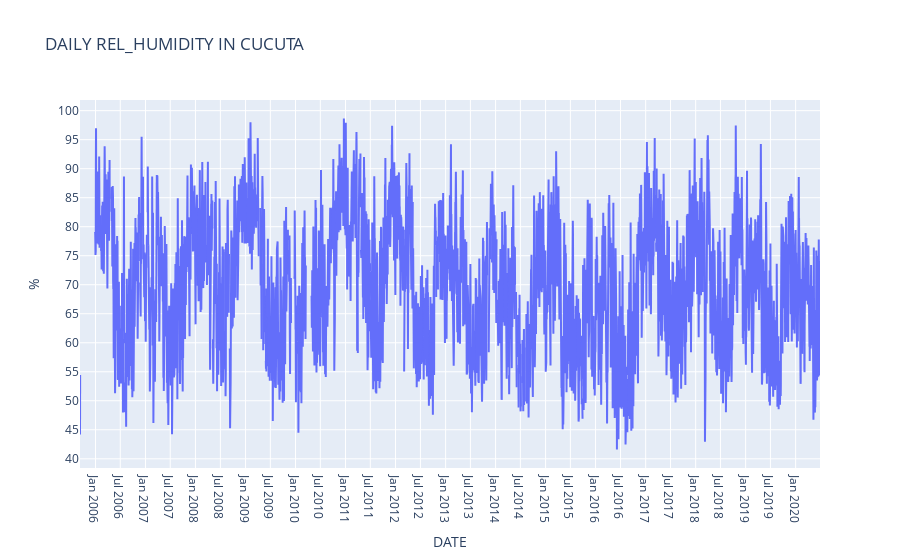

Notebook code cell kept with this figure:
### Code cell
fig = go.Figure()
plot_hum = go.Scatter(x=df_hum_daily.index,
            y=df_hum_daily[standard_var_name+"_MEAN"], name ="HUM", mode = "lines")
fig.add_trace(plot_hum)
layout = go.Layout(title="DAILY "+standard_var_name+" IN "+municipality_name,
                xaxis=dict(title='DATE'),
                yaxis=dict(title='%'))
fig.update_layout(layout)
fig.update_yaxes(nticks=20)
fig.update_xaxes(nticks=40)
fig.show()

### Figure 1 — Plotly figure (JSON) as saved in the notebook; plotly's stock layout.template omitted (floating-point values rounded to 4 significant figures; data arrays with more than 128 entries replaced by an {"elided": "..."} marker saying what was removed)
{"data": [{"mode": "lines", "name": "HUM", "type": "scatter", "x": {"elided": "5405 str values"}, "y": {"elided": "5405 float values"}}], "layout": {"autosize": true, "title": {"text": "DAILY REL_HUMIDITY IN CUCUTA"}, "xaxis": {"autorange": true, "nticks": 40, "range": ["2005-09-10", "2020-06-27"], "title": {"text": "DATE"}, "type": "date"}, "yaxis": {"autorange": true, "nticks": 20, "range": [38.41, 101.8], "title": {"text": "%"}, "type": "linear"}}}
